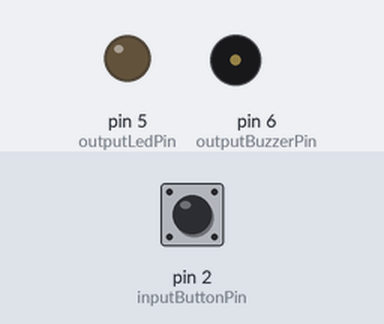
Recording of a sketch running on a simulated Arduino Uno, built with avr-gcc and run on an emulated ATmega328P. Shown: output pins drawn as LEDs (lit = HIGH), buzzer (waves = sounding). Inputs (shaded band) come from the test bench; at power-on: pin 2 (inputButtonPin) LOW.

Above: at 1.2 s.
1.3 s: pin 2 (inputButtonPin) pulled HIGH for 0.15 s
At 2.1 s:
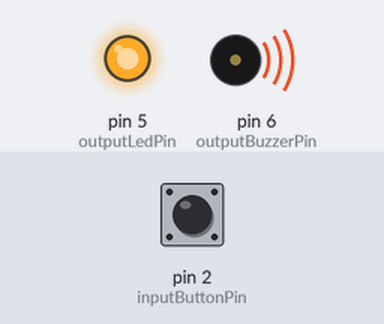
4.3 s: pin 2 (inputButtonPin) pulled HIGH for 1 s
At 4.8 s:
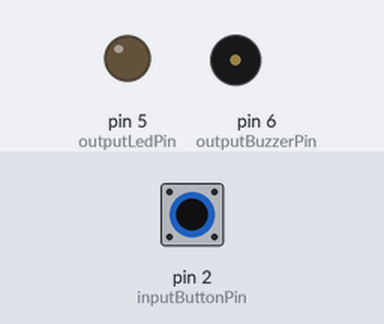
6.8 s: pin 2 (inputButtonPin) pulled HIGH for 3.2 s
At 10.9 s:
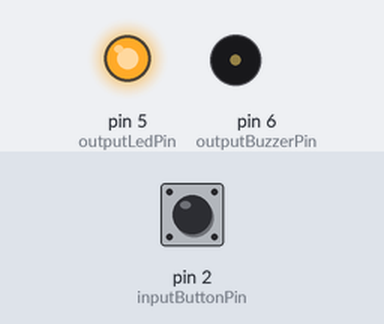
11.5 s: pin 2 (inputButtonPin) pulsed HIGH 2 times (0.12 s each, 0.3 s apart)
At 12.6 s:
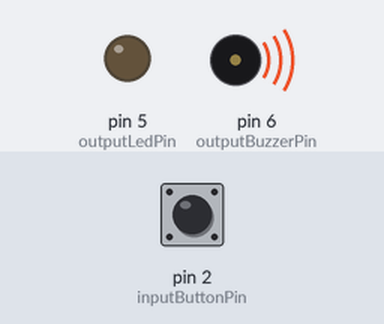
Timing chart, 0 to 15.9 s (numbered marks = the images above; inputs shaded):
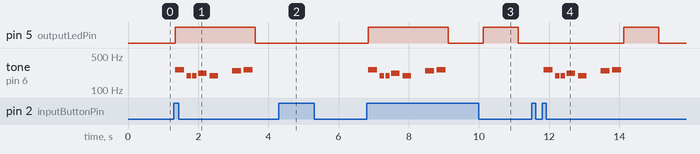

Measured:
- after the input at 1.3 s, pin 5 (outputLedPin): LOW → HIGH after 0.05 s, → LOW 2.3 s later; tone on pin 6 (outputBuzzerPin): plays 262 Hz for 0.25 s, 196 Hz for 0.13 s, 196 Hz for 0.13 s, 220 Hz for 0.25 s, 196 Hz for 0.25 s, 247 Hz for 0.25 s … (7 notes in this stretch), starting after 0.05 s
- after the input at 4.3 s, pin 5 (outputLedPin): stays LOW (without the input it goes to HIGH after 0.32 s)
- after the input at 6.8 s, pin 5 (outputLedPin): LOW → HIGH after 0.05 s, → LOW 2.3 s later, → HIGH 1.0 s later, → LOW 1.0 s later; tone on pin 6 (outputBuzzerPin): plays 262 Hz for 0.25 s, 196 Hz for 0.13 s, 196 Hz for 0.13 s, 220 Hz for 0.25 s, 196 Hz for 0.25 s, 247 Hz for 0.25 s … (7 notes in this stretch), starting after 0.05 s
- after the input at 11.5 s, tone on pin 6 (outputBuzzerPin): plays 262 Hz for 0.25 s, 196 Hz for 0.13 s, 196 Hz for 0.13 s, 220 Hz for 0.25 s, 196 Hz for 0.25 s, 247 Hz for 0.25 s … (7 notes in this stretch), starting after 0.35 s

The sketch:

sketch_Doorbell_w_Melody.ino
```cpp
// Doorbell HiIT
/*
version 1.
    Doorbell press:
      -v1.1 Led Light Blink
      - Buzzer Singular
      - Timer to OFF (20sec)

!Delay does not work -> Milisec does work (How long are you "alive")

Refrence Material
  https://www.arduino.cc/en/Tutorial/BuiltInExamples/Debounce
  https://www.arduino.cc/en/Tutorial/BuiltInExamples/BlinkWithoutDelay
  https://www.arduino.cc/en/Tutorial/BuiltInExamples/toneMelody

version 2.
  - Camera Startup

version 3.
  - Servo to Open Lock
*/
#include "pitches.h"

// Constants
const int inputButtonPin = 2; // Button Input Pin
const int outputLedPin = 5; // Led Output Pin
const int outputBuzzerPin = 6;
const int serialPort = 9600;

// Global
int stateButton = 0; // state of the Button Push
int stateButtonPinLevelLast = LOW;
int stateDoorbell = 0;
int stateLEDPinLevel = LOW;

// Miliseconds Bounce
unsigned long bounceTimeLast = 0;
unsigned long bounceTime = 50;

// Blink Delays
const long blinkInterval = 1000;
unsigned long blinkPreviousMillis = 0;

// Buzzer Melody
int melody[] = {NOTE_C4, NOTE_G3, NOTE_G3, NOTE_A3, NOTE_G3, 0, NOTE_B3, NOTE_C4};
// note durations: 4 = quarter note, 8 = eighth note, etc.:
int noteDurations[] = {4, 8, 8, 4, 4, 4, 4, 4};
// Only play Buzzer Song Once
int doOnce = 0;

/** Setup code, to run once
*/
void setup() {

  // Serial Port to Debug
  Serial.begin(serialPort);

  // Initialize LED as Output
  pinMode(outputLedPin, OUTPUT);
  // Initialize Buzzer as Output
  pinMode(outputBuzzerPin, OUTPUT);
  // Initialize Button as Input
  pinMode(inputButtonPin, INPUT);

  // Set initial LED State
  digitalWrite (outputLedPin, stateLEDPinLevel);
}


/** Main code, to run repeatedly
*/
void loop() {

  // Save Input State of Button
  int readIn = readInput(inputButtonPin);

  // If the Switch Changed
  if (readIn != stateButtonPinLevelLast) {
    bounceTimeLast = millis();
  }

  // Check if waited for BounceTime
  if ((millis() - bounceTimeLast) > bounceTime) {
    // If State Changed
    if (readIn != stateButton) {
      // Chang the State
      stateButton = readIn;
      // If State is HIGH
      if (stateButton == HIGH) {
        // LED State is Not HIGH
        stateDoorbell = !stateDoorbell;
      }
    }
  }
  // LED Loop
  ledLoop (stateDoorbell);
  //
  buzzerLoop (stateDoorbell);
  // Set Last State
  stateButtonPinLevelLast = readIn;
}


/** Read Input Function
* @Arg INT inputPin - Input Pin to Read
* @Return - returns Input PIN State INT
*/
int readInput (int inputPin) {
    // Read Button State
   return digitalRead(inputPin);
}

/** Millis Delay Function
* @Arg Long INT
*/
void millisDelay (long int delayTime) {
  long int startTime = millis ();
  while (millis() - startTime < delayTime);
}


/** LED Loop
*/
void ledLoop (int state) {
  if (state) {
    // Current Millis Time for Blink blinkInterval
    unsigned long currentMillis = millis();

    // Current and last Time bigger than blinkInterval Blink
    if (currentMillis - blinkPreviousMillis >= blinkInterval) {
      //
      blinkPreviousMillis = currentMillis;
      //
      if (stateLEDPinLevel == LOW) {
        //
        stateLEDPinLevel = HIGH;
      } else {
        //
        stateLEDPinLevel = LOW;
      }
    }
  } else {
    //
    stateLEDPinLevel = LOW;
  }
  //
  digitalWrite(outputLedPin, stateLEDPinLevel);
}

/**
*/
void buzzerLoop (int state) {
  if (state && doOnce == 0) {
    // Current Millis Time for Pause Interval
    unsigned long currentMillis = millis();
    //
    for (int thisNote = 0; thisNote < 8; thisNote++) {
      int noteDuration = 1000 / noteDurations[thisNote];
      tone (outputBuzzerPin, melody[thisNote], noteDuration);
      int pauseBetweenNotes = noteDuration * 1.30;
      millisDelay(pauseBetweenNotes);
      //delay(pauseBetweenNotes);
      noTone(outputBuzzerPin);
    }
      doOnce = 1;
    } else if (!state) {
      doOnce = 0;
  }
}
```

pitches.h
```cpp
/*************************************************
   Public Constants
 *************************************************/

#define NOTE_B0 31
#define NOTE_C1 33
#define NOTE_CS1 35
#define NOTE_D1 37
#define NOTE_DS1 39
#define NOTE_E1 41
#define NOTE_F1 44
#define NOTE_FS1 46
#define NOTE_G1 49
#define NOTE_GS1 52
#define NOTE_A1 55
#define NOTE_AS1 58
#define NOTE_B1 62
#define NOTE_C2 65
#define NOTE_CS2 69
#define NOTE_D2 73
#define NOTE_DS2 78
#define NOTE_E2 82
#define NOTE_F2 87
#define NOTE_FS2 93
#define NOTE_G2 98
#define NOTE_GS2 104
#define NOTE_A2 110
#define NOTE_AS2 117
#define NOTE_B2 123
#define NOTE_C3 131
#define NOTE_CS3 139
#define NOTE_D3 147
#define NOTE_DS3 156
#define NOTE_E3 165
#define NOTE_F3 175
#define NOTE_FS3 185
#define NOTE_G3 196
#define NOTE_GS3 208
#define NOTE_A3 220
#define NOTE_AS3 233
#define NOTE_B3 247
#define NOTE_C4 262
#define NOTE_CS4 277
#define NOTE_D4 294
#define NOTE_DS4 311
#define NOTE_E4 330
#define NOTE_F4 349
#define NOTE_FS4 370
#define NOTE_G4 392
#define NOTE_GS4 415
#define NOTE_A4 440
#define NOTE_AS4 466
#define NOTE_B4 494
#define NOTE_C5 523
#define NOTE_CS5 554
#define NOTE_D5 587
#define NOTE_DS5 622
#define NOTE_E5 659
#define NOTE_F5 698
#define NOTE_FS5 740
#define NOTE_G5 784
#define NOTE_GS5 831
#define NOTE_A5 880
#define NOTE_AS5 932
#define NOTE_B5 988
#define NOTE_C6 1047
#define NOTE_CS6 1109
#define NOTE_D6 1175
#define NOTE_DS6 1245
#define NOTE_E6 1319
#define NOTE_F6 1397
#define NOTE_FS6 1480
#define NOTE_G6 1568
#define NOTE_GS6 1661
#define NOTE_A6 1760
#define NOTE_AS6 1865
#define NOTE_B6 1976
#define NOTE_C7 2093
#define NOTE_CS7 2217
#define NOTE_D7 2349
#define NOTE_DS7 2489
#define NOTE_E7 2637
#define NOTE_F7 2794
#define NOTE_FS7 2960
#define NOTE_G7 3136
#define NOTE_GS7 3322
#define NOTE_A7 3520
#define NOTE_AS7 3729
#define NOTE_B7 3951
#define NOTE_C8 4186
#define NOTE_CS8 4435
#define NOTE_D8 4699
#define NOTE_DS8 4978
```
